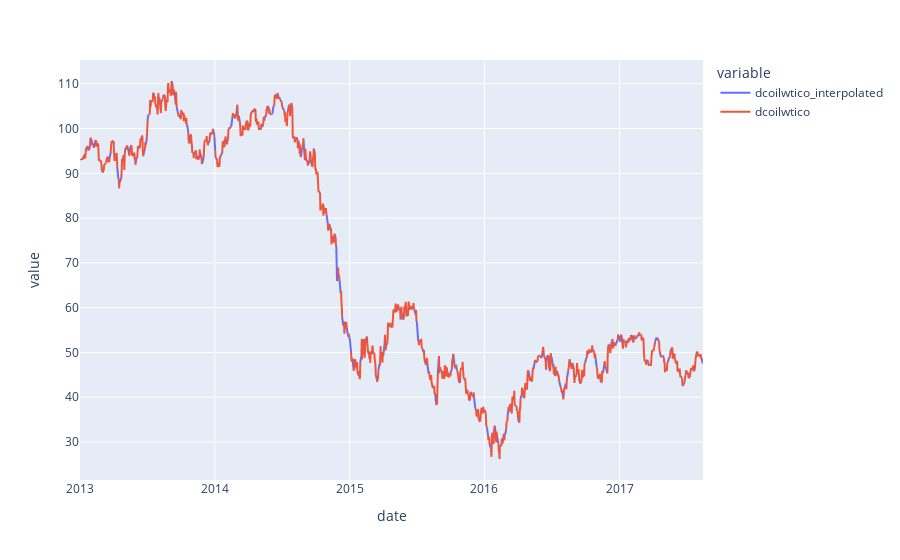

Notebook code for this chart:
### Code cell
px.line(oil_interpolated, x="date", y=["dcoilwtico_interpolated", "dcoilwtico"])

### Figure 1 — Plotly figure (JSON) as saved in the notebook; plotly's stock layout.template omitted (floating-point values rounded to 4 significant figures; data arrays with more than 128 entries replaced by an {"elided": "..."} marker saying what was removed)
{"data": [{"hovertemplate": "variable=dcoilwtico_interpolated<br>date=%{x}<br>value=%{y}<extra></extra>", "legendgroup": "dcoilwtico_interpolated", "line": {"color": "#636efa", "dash": "solid"}, "marker": {"symbol": "circle"}, "mode": "lines", "name": "dcoilwtico_interpolated", "showlegend": true, "type": "scattergl", "x": {"elided": "1688 str values"}, "xaxis": "x", "y": {"elided": "1688 float values"}, "yaxis": "y"}, {"hovertemplate": "variable=dcoilwtico<br>date=%{x}<br>value=%{y}<extra></extra>", "legendgroup": "dcoilwtico", "line": {"color": "#EF553B", "dash": "solid"}, "marker": {"symbol": "circle"}, "mode": "lines", "name": "dcoilwtico", "showlegend": true, "type": "scattergl", "x": {"elided": "1688 str values"}, "xaxis": "x", "y": {"elided": "1688 float values"}, "yaxis": "y"}], "layout": {"legend": {"title": {"text": "variable"}, "tracegroupgap": 0}, "margin": {"t": 60}, "xaxis": {"anchor": "y", "domain": [0, 1], "title": {"text": "date"}}, "yaxis": {"anchor": "x", "domain": [0, 1], "title": {"text": "value"}}}}
